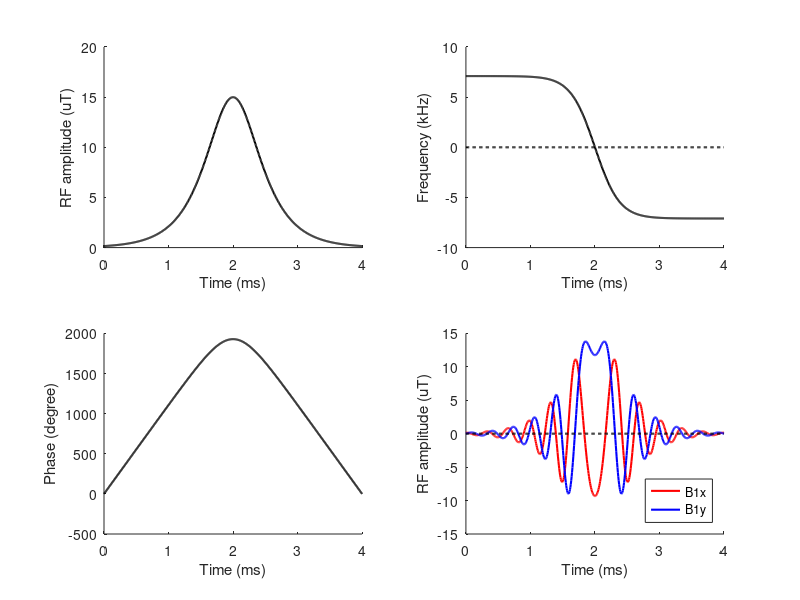

The MATLAB source for this figure: (Note: this script raises an error after producing the figure.)
% Graaf_Fig_5p16_ver_3p1.m
% Written by Kyungmin Nam
% Email: K.M.Nam@umcutrecht.nl
% Started: 03/09/2019, Last modified: 17/09/2019
%--------------------------------------------------------------------------
%% Clean slate
clear variables; close all; clc;

%% Add paths
addpath E:\mfiles_kmin\2DCAIPI\utils\export_fig

%% Set location
data_dir      = 'E:\mfiles_kmin\github\sLASER_GIRF-KMINNAM';
output_dir    = 'E:\mfiles_kmin\github\sLASER_GIRF-KMINNAM\output'; mkdir(output_dir);
data_filename = 'Graaf_Fig_5p16_ver_3p1';

% Robin_de_Graaf figure 5.16
dt = 6.4e-6; % RF dwell time  [sec]
T  = 4e-3;   % pulse duration [sec]

% Define discrete samples of time over [0 T)
nt = ceil(T/dt)+1;    % number of samples
t  = (0:nt-1).' * dt; % [sec]

% Set RF amplitude and frequency
b1max = 15;           % [uT]
vmax  = 7.1;          % [kHz] mu*beta

% define beta
beta = asech(0.01);   % dimensionless parameter
mu   = 1;             % [kHz]

% Figure 5.16 (A) and (B)
am_hs = b1max * sech(beta*(1-2*t/T)); % [uT]
fm_hs = vmax  * tanh(beta*(1-2*t/T)); % [kHz]

% Figure 5.16 (C)
theta = cumtrapz(fm_hs) + 1/360*T/2*mu*log(sech(beta*(1-2*t(1)/T))); % degree

% Figure 5.16 (D)
b_hs = am_hs .* exp(1j*(2*pi/360*theta)); % [uT]
b1x  = real(b_hs); b1y = imag(b_hs);      % [uT]

%--------------------------------------------------------------------------
% Display
%--------------------------------------------------------------------------
LineWidth = 1.5;
black = [0 0 0]; gray  = [0.5 0.5 0.5];

% Figure 5.16 (A)
figure('color', 'w','units','normalized','outerposition',[0 0 1 1]); 
subplot(2,2,1); 
plot(t*1e3, am_hs, 'k', 'LineWidth', LineWidth);
xlabel('Time (ms)'); ylabel('RF amplitude (uT)');
set(gca, 'Box', 'off');

% Figure 5.16 (B)
subplot(2,2,2); 
plot(t*1e3, fm_hs,              'k',   'LineWidth', LineWidth); hold on;
plot(t*1e3, zeros(length(t),1), 'k--', 'LineWidth', LineWidth); hold off;
xlabel('Time (ms)'); ylabel('Frequency (kHz)'); set(gca, 'Box', 'off');

% Figure 5.16 (C)
subplot(2,2,3); 
plot(t*1e3, theta, 'k', 'LineWidth', LineWidth); hold on;
xlabel('Time (ms)'); ylabel('Phase (degree)'); set(gca, 'Box', 'off');

% Figure 5.16 (D)
subplot(2,2,4); 
plot(t*1e3, b1x,                'r',   'LineWidth', LineWidth); hold on;
plot(t*1e3, b1y,                'b',   'LineWidth', LineWidth); 
plot(t*1e3, zeros(length(t),1), 'k--', 'LineWidth', LineWidth); hold off;
xlabel('Time (ms)'); ylabel('RF amplitude (uT)'); set(gca, 'Box', 'off'); 
ylim([-15 15]); legend('B1x', 'B1y','Location','Southeast');

% save figure
export_fig(fullfile(output_dir, data_filename), '-m2', '-tif'); close;





















